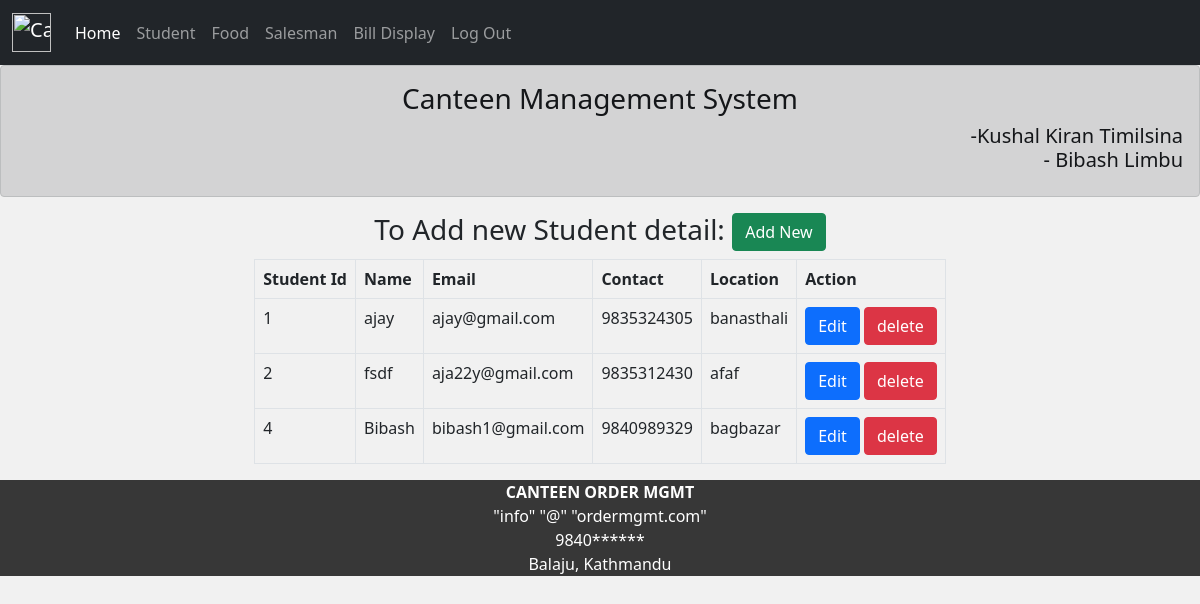
/list_student.php, run on the app's committed database.
### tables this page shows
CREATE TABLE `student` (
  `s_id` int(5) NOT NULL,
  `s_name` varchar(30) NOT NULL,
  `s_email` varchar(50) NOT NULL,
  `s_contact` varchar(10) NOT NULL,
  `s_location` varchar(50) NOT NULL
);

### list_student.php (the view, shortened to what this page needs)
<?php  include 'header.php';?>
<?php
include 'conn.php';
include 'components.php';
?>
<html>
<body style="background-color: #f1f1f1;" >
<h3 align="center"> To Add new Student detail: <a type="button" class="btn btn-success" href="add_student.php">Add New</a></h3>
<?php
$sql = "SELECT s_id, s_name, s_email, s_contact, s_location FROM student";
$result = mysqli_query($conn,$sql);
echo "<table class='table table-bordered w-auto p-3' align='center' color='white'>
<tr>
<th >Student Id</th>
<th >Name</th>
<th >Email</th>
<th >Contact</th>
<th >Location</th>
<th >Action</th>
</tr>";
while($row = mysqli_fetch_array($result))
  {
  echo "<tr>";
  echo "<td>" . $row['s_id'] . "</td>";
  echo "<td>" . $row['s_name'] . "</td>";
  echo "<td>" . $row['s_email'] . "</td>";
  echo "<td>" . $row['s_contact'] . "</td>";
  echo "<td>" . $row['s_location'] . "</td>";
  $id=$row['s_id'];
  echo "<td>"."<a class='btn btn-primary' href='edit_student.php?edit=$id'>Edit</a>"." \t"."<a class='btn btn-danger' href='delete_student.php?del=$id'>delete</a>"."</td>";
  echo "</tr>";
  }
echo "</table>";
?>
<?php include 'footer.php';?>
</body>
</html>

### data on the page
student: s_id "1", s_name "ajay", s_email "ajay@gmail.com", s_contact "9835324305", s_location "banasthali"
student: s_id "2", s_name "fsdf", s_email "aja22y@gmail.com", s_contact "9835312430", s_location "afaf"
student: s_id "4", s_name "Bibash", s_email "bibash1@gmail.com", s_contact "9840989329", s_location "bagbazar"
